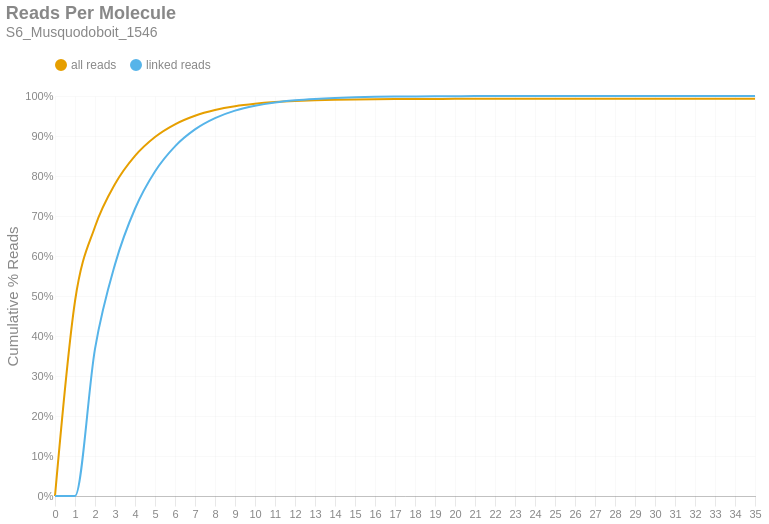

Source (notebook cell):
### Markdown cell above
### Reads per Molecule
This chart shows the cumulative distribution of the number of reads per linked molecule. That is, how many alignments are associated with a unique molecule. This excludes the number of reads associated with invalid or absent linked-read barcodes. The `linked` histogram is the percentages recalculated when disregarding singletons.

### Code cell
if SKIPLR:
    print_html(f"Skipped")
else:
    counts = np.bincount(valids['reads'].cast(pl.Int64).to_numpy())
    weighted = counts * np.arange(len(counts))
    all_perc = weighted / n_reads
    linked_perc = weighted / n_linked_reads
    linked_perc[1] = 0
    binned_df = pl.DataFrame({
        'readsper': list(range(len(counts))),
        'all reads (cumsum)': np.cumsum(all_perc).tolist(),
        'linked reads (cumsum)': np.cumsum(linked_perc).tolist(),
    })

    with SafeRender(binned_df):
        (
            density_plot(binned_df, 'Reads Per Molecule', samplename, 'readspmol')
            .encode(
                x=alt.X('readsper:O', title=None).axis(labelAngle=0).scale(padding=0),
                y=alt.Y('value:Q', title='Cumulative % Reads').axis(format='%').stack(False),
                color=alt.Color("key:N").scale(domain=["all reads", "linked reads"]),
                tooltip=[
                    alt.Tooltip("key:N", title="Data Type"),
                    alt.Tooltip("readsper:O", title="Reads Per Molecule"),
                    alt.Tooltip("value:Q", format=".2%", title="% Reads (Cum.)")
                ]            
            )
        ).display()

### Figure 1 — Vega-Lite specification as saved in the notebook (floating-point values rounded to 4 significant figures)
{"width": "container", "height": 400, "config": {"title": {"anchor": "start", "dy": -15, "fontSize": 18, "color": "#888888", "subtitleColor": "#888888", "subtitleFontSize": 14}, "arc": {"fill": "#0072B2"}, "axis": {"domainColor": "#888888", "domainWidth": 0.5, "gridWidth": 0.2, "grid": false, "titleFontWeight": 400, "titleFontSize": 15, "labelFontSize": 11, "labelColor": "#888888", "tickColor": "#888888", "tickWidth": 0.2, "titleColor": "#888888"}, "axisBand": {"grid": false}, "axisX": {"grid": true, "tickSize": 10, "domainCap": "round"}, "axisY": {"domain": false, "grid": true, "tickSize": 0, "domainCap": "round"}, "background": "transparent", "header": {"labelFontSize": 15, "labelColor": "#888888", "titleFontSize": 15, "titleFontWeight": 600, "titleColor": "#888888"}, "legend": {"labelFont": "sans-serif", "labelFontSize": 12, "labelColor": "#888888", "symbolSize": 100, "symbolType": "circle", "titleFontSize": 12, "titlePadding": 10, "titleColor": "#888888", "title": null, "orient": "top"}, "range": {"category": ["#E69F00", "#56B4E9", "#009E73", "#F0E442", "#0072B2", "#D55E00", "#CC79A7", "#000000"], "diverging": ["#cfe8f3", "#a2d4ec", "#73bfe2", "#46abdb", "#1696d2", "#12719e"]}, "area": {"fill": "#0072B2", "fillOpacity": 0.7, "line": true, "strokeOpacity": 0.7}, "line": {"color": "#0072B2", "stroke": "#0072B2", "strokeWidth": 2}, "trail": {"color": "#0072B2", "stroke": "#0072B2", "strokeWidth": 0, "size": 1}, "point": {"filled": true, "fillOpacity": 1.0, "size": 95}, "text": {"color": "#888888", "fontSize": 11, "align": "right", "fontWeight": 400, "size": 11}, "bar": {"fill": "#0072B2", "stroke": null}, "view": {"stroke": null, "continuousWidth": 660, "continuousHeight": 400}}, "data": {"name": "data-0964730dcb59761abe1ac5f7c41c72b5"}, "mark": {"type": "line", "interpolate": "monotone", "point": {"opacity": 0, "size": 275}}, "encoding": {"color": {"field": "key", "scale": {"domain": ["all reads", "linked reads"]}, "type": "nominal"}, "tooltip": [{"field": "key", "title": "Data Type", "type": "nominal"}, {"field": "readsper", "title": "Reads Per Molecule", "type": "ordinal"}, {"field": "value", "format": ".2%", "title": "% Reads (Cum.)", "type": "quantitative"}], "x": {"axis": {"labelAngle": 0}, "field": "readsper", "scale": {"padding": 0}, "title": null, "type": "ordinal"}, "y": {"axis": {"format": "%"}, "field": "value", "stack": false, "title": "Cumulative % Reads", "type": "quantitative"}}, "params": [{"name": "param_c36ac31b6afebe62", "select": {"type": "point", "fields": ["key"]}, "bind": "legend"}], "title": {"text": "Reads Per Molecule", "subtitle": "S6_Musquodoboit_1546"}, "transform": [{"fold": ["all reads (cumsum)", "linked reads (cumsum)"]}, {"calculate": "replace(datum.key, ' (cumsum)', '')", "as": "key"}, {"filter": {"param": "param_c36ac31b6afebe62"}}], "usermeta": {"embedOptions": {"downloadFileName": "S6_Musquodoboit_1546.readspmol"}}, "$schema": "https://vega.github.io/schema/vega-lite/v6.1.0.json", "datasets": {"data-0964730dcb59761abe1ac5f7c41c72b5": [{"readsper": 0, "all reads (cumsum)": 0.0, "linked reads (cumsum)": 0.0}, {"readsper": 1, "all reads (cumsum)": 0.4868, "linked reads (cumsum)": 0.0}, {"readsper": 2, "all reads (cumsum)": 0.6731, "linked reads (cumsum)": 0.3679}, {"readsper": 3, "all reads (cumsum)": 0.78, "linked reads (cumsum)": 0.5791}, {"readsper": 4, "all reads (cumsum)": 0.8504, "linked reads (cumsum)": 0.7181}, {"readsper": 5, "all reads (cumsum)": 0.8976, "linked reads (cumsum)": 0.8113}, {"readsper": 6, "all reads (cumsum)": 0.9294, "linked reads (cumsum)": 0.8741}, {"readsper": 7, "all reads (cumsum)": 0.9508, "linked reads (cumsum)": 0.9164}, {"readsper": 8, "all reads (cumsum)": 0.965, "linked reads (cumsum)": 0.9446}, {"readsper": 9, "all reads (cumsum)": 0.9745, "linked reads (cumsum)": 0.9634}, {"readsper": 10, "all reads (cumsum)": 0.9807, "linked reads (cumsum)": 0.9755}, {"readsper": 11, "all reads (cumsum)": 0.9848, "linked reads (cumsum)": 0.9837}, {"readsper": 12, "all reads (cumsum)": 0.9876, "linked reads (cumsum)": 0.9891}, {"readsper": 13, "all reads (cumsum)": 0.9894, "linked reads (cumsum)": 0.9928}, {"readsper": 14, "all reads (cumsum)": 0.9906, "linked reads (cumsum)": 0.9952}, {"readsper": 15, "all reads (cumsum)": 0.9914, "linked reads (cumsum)": 0.9967}, {"readsper": 16, "all reads (cumsum)": 0.992, "linked reads (cumsum)": 0.9978}, {"readsper": 17, "all reads (cumsum)": 0.9923, "linked reads (cumsum)": 0.9986}, {"readsper": 18, "all reads (cumsum)": 0.9926, "linked reads (cumsum)": 0.999}, {"readsper": 19, "all reads (cumsum)": 0.9927, "linked reads (cumsum)": 0.9993}, {"readsper": 20, "all reads (cumsum)": 0.9928, "linked reads (cumsum)": 0.9995}, {"readsper": 21, "all reads (cumsum)": 0.9929, "linked reads (cumsum)": 0.9997}, {"readsper": 22, "all reads (cumsum)": 0.993, "linked reads (cumsum)": 0.9998}, {"readsper": 23, "all reads (cumsum)": 0.993, "linked reads (cumsum)": 0.9999}, {"readsper": 24, "all reads (cumsum)": 0.993, "linked reads (cumsum)": 0.9999}, {"readsper": 25, "all reads (cumsum)": 0.993, "linked reads (cumsum)": 0.9999}, {"readsper": 26, "all reads (cumsum)": 0.993, "linked reads (cumsum)": 0.9999}, {"readsper": 27, "all reads (cumsum)": 0.9931, "linked reads (cumsum)": 1.0}, {"readsper": 28, "all reads (cumsum)": 0.9931, "linked reads (cumsum)": 1.0}, {"readsper": 29, "all reads (cumsum)": 0.9931, "linked reads (cumsum)": 1.0}, {"readsper": 30, "all reads (cumsum)": 0.9931, "linked reads (cumsum)": 1.0}, {"readsper": 31, "all reads (cumsum)": 0.9931, "linked reads (cumsum)": 1.0}, {"readsper": 32, "all reads (cumsum)": 0.9931, "linked reads (cumsum)": 1.0}, {"readsper": 33, "all reads (cumsum)": 0.9931, "linked reads (cumsum)": 1.0}, {"readsper": 34, "all reads (cumsum)": 0.9931, "linked reads (cumsum)": 1.0}, {"readsper": 35, "all reads (cumsum)": 0.9931, "linked reads (cumsum)": 1.0}]}}
